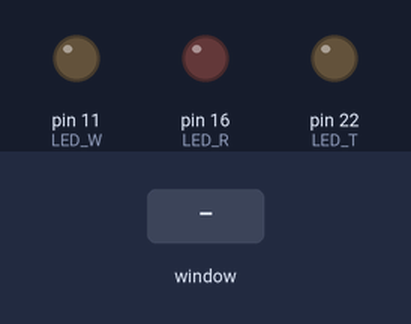
The program below on a simulated Raspberry Pi (header pin numbers). Parts: output pins drawn as LEDs (lit = HIGH). The inputs (shaded band) are chosen by the test bench. The desktop window is not drawn, its controls go by their first labels and the mouse button is held 0.15 s; what the program prints to the terminal is not drawn.

Above: at 1.2 s.
1.3 s: control labelled "11 ON" in the window clicked
At 2.2 s:
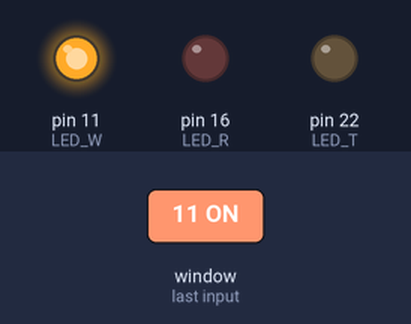
2.8 s: control labelled "16 ON" in the window clicked
At 3.4 s:
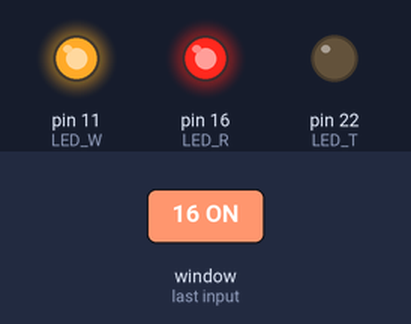
4.3 s: control labelled "11 OFF" in the window clicked
At 5.5 s:
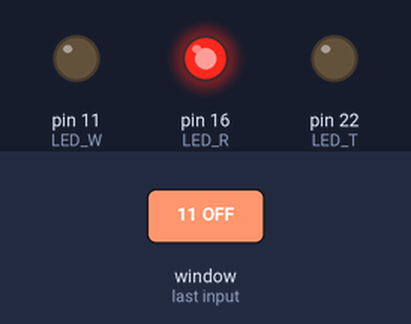
5.8 s: control labelled "22 ON" in the window clicked
At 6.9 s:
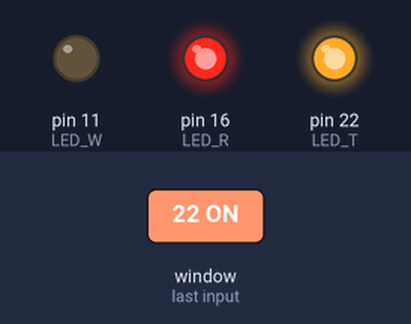
7.3 s: control labelled "16 OFF" in the window clicked
At 8.0 s:
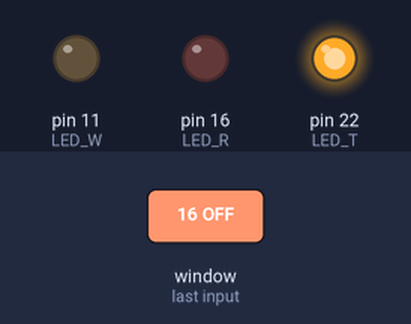
8.8 s: control labelled "22 OFF" in the window clicked
At 9.2 s:
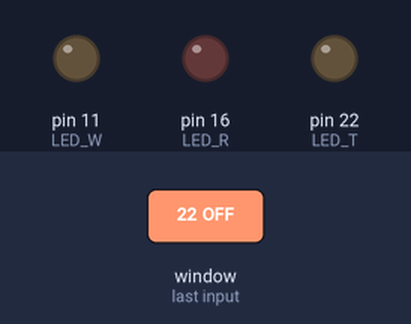
Timing chart, 0 to 11.3 s (numbered marks = the images above; inputs shaded):
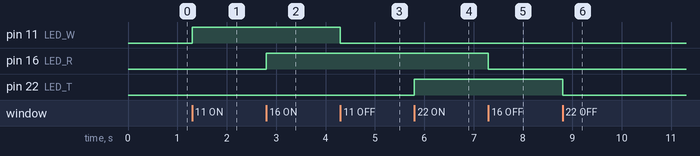

The program:

led_22.py
```python
# coding: utf-8

# GPIO 모듈
import RPi.GPIO as GPIO

import time
import tkinter as tk

# 핀 번호 할당으로 처리 : 핀번호 설정
GPIO.setmode(GPIO.BOARD)

# 핀 번호 설정 : chanel
LED_W = 11
LED_R = 16
LED_T = 22

# 핀 출력 핀으로 등록, 초기 출력은 LOW = 0 False
GPIO.setup(LED_W, GPIO.OUT, initial=GPIO.LOW)
GPIO.setup(LED_R, GPIO.OUT, initial=GPIO.LOW)
GPIO.setup(LED_T, GPIO.OUT, initial=GPIO.LOW)


print('=====>LED_W:',GPIO.input(LED_W))

def on_W():
    GPIO.output(LED_W, 1)

def off_W():
    GPIO.output(LED_W, 0)

def on_R():
    GPIO.output(LED_R, 1)

def off_R():
    GPIO.output(LED_R, 0)

def on_T():
    GPIO.output(LED_T, 1)

def off_T():
    GPIO.output(LED_T, 0)


# 윈도우 객체
window = tk.Tk()
window.geometry('400x400')

# label 객체 생성
label = tk.Label(window, text='버튼을 눌러서 LED 점등을 하세요')

# button 객체 생성
btn = tk.Button(window, text='11 ON', command=on_W)
btn2 = tk.Button(window, text='11 OFF', command=off_W)

btn3 = tk.Button(window, text='16 ON', command=on_R)
btn4 = tk.Button(window, text='16 OFF', command=off_R)

btn5 = tk.Button(window, text='22 ON', command=on_T)
btn6 = tk.Button(window, text='22 OFF', command=off_T)

# 위젯 배치
label.pack()
btn.pack()
btn2.pack()
btn3.pack()
btn4.pack()
btn5.pack()
btn6.pack()

# 윈도우 출력
window.mainloop()

# GPIO 개방
GPIO.cleanup()
```

Measured:
- after the input at 1.3 s, pin 11 (LED_W): LOW → HIGH at once
- after the input at 2.8 s, pin 16 (LED_R): LOW → HIGH at once
- after the input at 4.3 s, pin 11 (LED_W): HIGH → LOW at once
- after the input at 5.8 s, pin 22 (LED_T): LOW → HIGH at once
- after the input at 7.3 s, pin 16 (LED_R): HIGH → LOW at once
- after the input at 8.8 s, pin 22 (LED_T): HIGH → LOW at once
